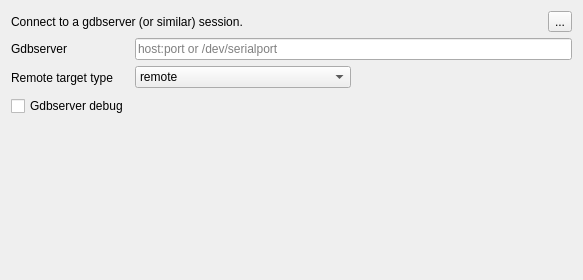
          <widget class="QWidget" name="connectTab">
           <attribute name="title">
            <string>Connect</string>
           </attribute>
           <layout class="QVBoxLayout" name="verticalLayout_5">
            <item>
             <layout class="QHBoxLayout" name="horizontalLayout_6">
              <item>
               <widget class="QLabel" name="label_2">
                <property name="text">
                 <string>Connect to a gdbserver (or similar) session.</string>
                </property>
               </widget>
              </item>
              <item>
               <spacer name="horizontalSpacer">
                <property name="orientation">
                 <enum>Qt::Horizontal</enum>
                </property>
                <property name="sizeHint" stdset="0">
                 <size>
                  <width>248</width>
                  <height>20</height>
                 </size>
                </property>
               </spacer>
              </item>
              <item>
               <widget class="QToolButton" name="helpConnectToolButton">
                <property name="toolTip">
                 <string>Help for Connect launch method.</string>
                </property>
                <property name="text">
                 <string>...</string>
                </property>
                <property name="icon">
                 <iconset resource="resource.qrc">
                  <normaloff>:/seer/resources/RelaxLightIcons/help-about.svg</normaloff>:/seer/resources/RelaxLightIcons/help-about.svg</iconset>
                </property>
               </widget>
              </item>
             </layout>
            </item>
            <item>
             <layout class="QGridLayout" name="gridLayout_5">
              <item row="0" column="0">
               <widget class="QLabel" name="connectProgramHostPortLabel">
                <property name="text">
                 <string>Gdbserver</string>
                </property>
               </widget>
              </item>
              <item row="0" column="1" colspan="2">
               <widget class="QLineEdit" name="connectProgramHostPortLineEdit">
                <property name="sizePolicy">
                 <sizepolicy hsizetype="Expanding" vsizetype="Fixed">
                  <horstretch>100</horstretch>
                  <verstretch>0</verstretch>
                 </sizepolicy>
                </property>
                <property name="toolTip">
                 <string>How to access the gdbserver.</string>
                </property>
                <property name="text">
                 <string/>
                </property>
                <property name="placeholderText">
                 <string>host:port or /dev/serialport</string>
                </property>
                <property name="clearButtonEnabled">
                 <bool>true</bool>
                </property>
               </widget>
              </item>
              <item row="1" column="0">
               <widget class="QLabel" name="connectRemoteTargetTypeLabel">
                <property name="text">
                 <string>Remote target type</string>
                </property>
               </widget>
              </item>
              <item row="1" column="1">
               <widget class="QComboBox" name="connectRemoteTargetTypeCombo">
                <property name="sizePolicy">
                 <sizepolicy hsizetype="MinimumExpanding" vsizetype="Fixed">
                  <horstretch>0</horstretch>
                  <verstretch>0</verstretch>
                 </sizepolicy>
                </property>
                <property name="toolTip">
                 <string>Select the type of remote target connection.</string>
                </property>
                <item>
                 <property name="text">
                  <string>remote</string>
                 </property>
                </item>
                <item>
                 <property name="text">
                  <string>extended-remote</string>
                 </property>
                </item>
               </widget>
              </item>
              <item row="1" column="2">
               <spacer name="horizontalSpacer_3">
                <property name="orientation">
                 <enum>Qt::Horizontal</enum>
                </property>
                <property name="sizeType">
                 <enum>QSizePolicy::Expanding</enum>
                </property>
                <property name="sizeHint" stdset="0">
                 <size>
                  <width>308</width>
                  <height>23</height>
                 </size>
                </property>
               </spacer>
              </item>
              <item row="2" column="0">
               <widget class="QCheckBox" name="connectGdbserverDebugCheckBox">
                <property name="toolTip">
                 <string>Enable debug communication between gdb and the gdbserver.</string>
                </property>
                <property name="text">
                 <string>Gdbserver debug</string>
                </property>
               </widget>
              </item>
              <item row="2" column="1" colspan="2">
               <spacer name="horizontalSpacer_7">
                <property name="orientation">
                 <enum>Qt::Horizontal</enum>
                </property>
                <property name="sizeType">
                 <enum>QSizePolicy::Expanding</enum>
                </property>
                <property name="sizeHint" stdset="0">
                 <size>
                  <width>408</width>
                  <height>23</height>
                 </size>
                </property>
               </spacer>
              </item>
             </layout>
            </item>
            <item>
             <spacer name="verticalSpacer">
              <property name="orientation">
               <enum>Qt::Vertical</enum>
              </property>
              <property name="sizeHint" stdset="0">
               <size>
                <width>20</width>
                <height>151</height>
               </size>
              </property>
             </spacer>
            </item>
           </layout>
          </widget>
